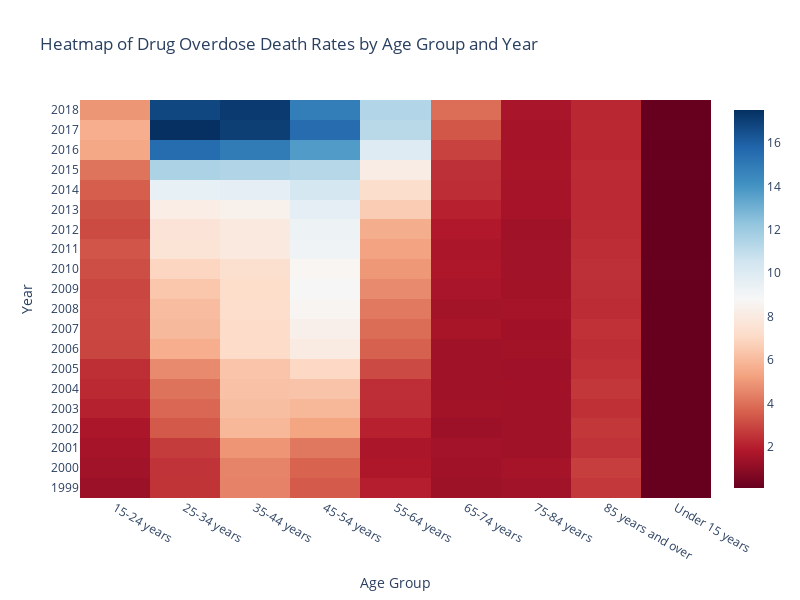

Here is the notebook cell this chart was saved with:
### Markdown cell above
## Heatmap of Drug Overdose Death Rates by Age Group and Year

### Code cell
# Filter out the 'All ages' group for a more detailed age-specific analysis
age_specific_data = data[data['age'] != 'All ages']

# Create a pivot table for the heatmap
heatmap_data = age_specific_data.pivot_table(values='estimate', index='year', columns='age', aggfunc='mean')

# Create the heatmap with Plotly
fig = go.Figure(data=go.Heatmap(
                   z=heatmap_data.values,
                   x=heatmap_data.columns,
                   y=heatmap_data.index,
                   colorscale='RdBu'))

# Update the layout
fig.update_layout(
    title='Heatmap of Drug Overdose Death Rates by Age Group and Year',
    xaxis_nticks=36,
    xaxis_title='Age Group',
    yaxis_title='Year',
    yaxis=dict(tickmode='array', tickvals=heatmap_data.index),
    width=800,
    height=600
)

# Show the figure
fig.show()

### Figure 1 — Plotly figure (JSON) as saved in the notebook; plotly's stock layout.template omitted (floating-point values rounded to 4 significant figures; data arrays with more than 128 entries replaced by an {"elided": "..."} marker saying what was removed)
{"data": [{"colorscale": [[0, "rgb(103,0,31)"], [0.1, "rgb(178,24,43)"], [0.2, "rgb(214,96,77)"], [0.3, "rgb(244,165,130)"], [0.4, "rgb(253,219,199)"], [0.5, "rgb(247,247,247)"], [0.6, "rgb(209,229,240)"], [0.7, "rgb(146,197,222)"], [0.8, "rgb(67,147,195)"], [0.9, "rgb(33,102,172)"], [1, "rgb(5,48,97)"]], "type": "heatmap", "x": ["15-24 years", "25-34 years", "35-44 years", "45-54 years", "55-64 years", "65-74 years", "75-84 years", "85 years and over", "Under 15 years"], "y": [1999, 2000, 2001, 2002, 2003, 2004, 2005, 2006, 2007, 2008, 2009, 2010, 2011, 2012, 2013, 2014, 2015, 2016, 2017, 2018], "z": {"elided": "20x9 float values"}}], "layout": {"height": 600, "title": {"text": "Heatmap of Drug Overdose Death Rates by Age Group and Year"}, "width": 800, "xaxis": {"nticks": 36, "title": {"text": "Age Group"}}, "yaxis": {"tickmode": "array", "tickvals": [1999, 2000, 2001, 2002, 2003, 2004, 2005, 2006, 2007, 2008, 2009, 2010, 2011, 2012, 2013, 2014, 2015, 2016, 2017, 2018], "title": {"text": "Year"}}}}
